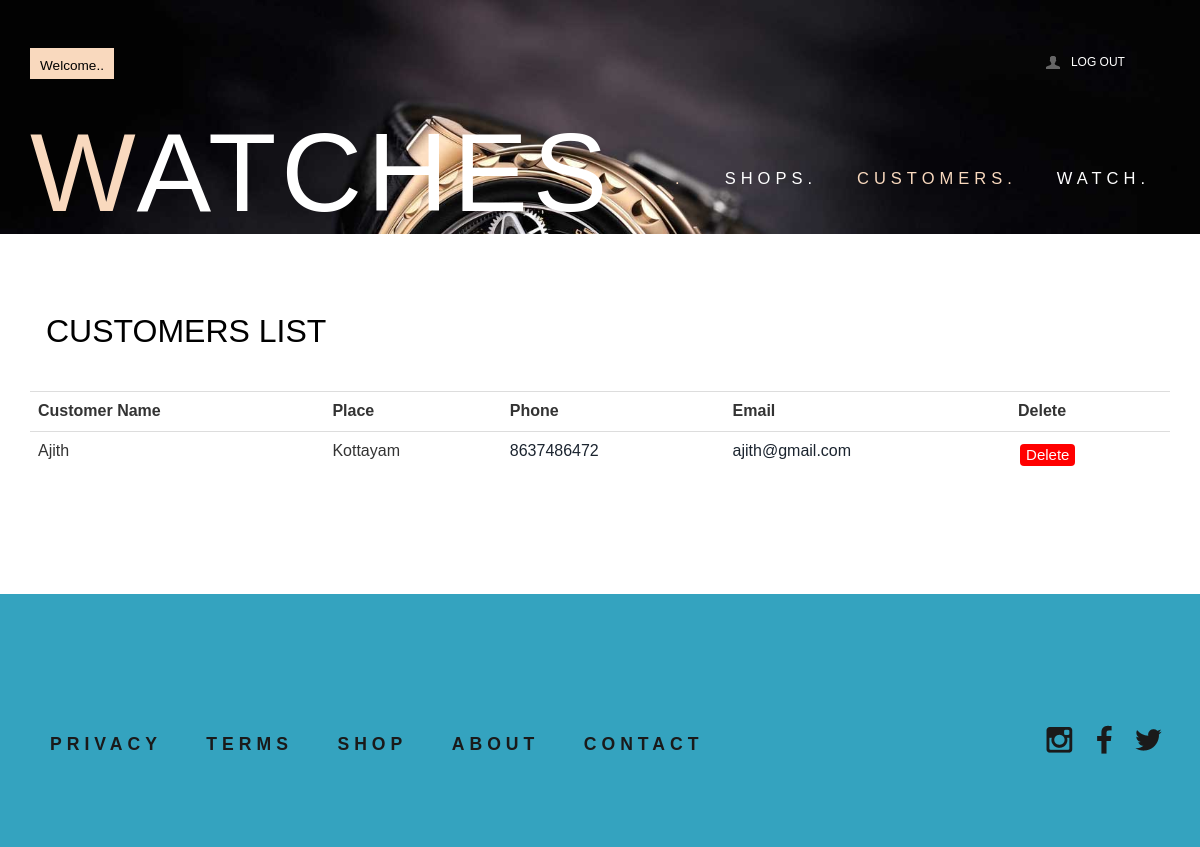
The page /customers.php on the database its author committed.
### tables this page shows
CREATE TABLE IF NOT EXISTS `customer` (
  `custid` int NOT NULL AUTO_INCREMENT,
  `name` varchar(30) NOT NULL,
  `place` varchar(20) NOT NULL,
  `phone` bigint NOT NULL,
  `email` varchar(20) NOT NULL,
  PRIMARY KEY (`custid`)
);

### customers.php (the view, shortened to what this page needs)
<?php
include("connection.php");
?>
<!DOCTYPE HTML>
<html>
<head>
<link href="css/bootstrap.css" rel='stylesheet' type='text/css' />
<link href="css/style.css" rel='stylesheet' type='text/css' />
<link href="css/megamenu.css" rel="stylesheet" type="text/css" media="all" />
</head>
<body>
   <div class="account-in">
   	 <div class="container">
        <div class="caccount-top">
   	   <h3>Customers List</h3>
          <table class="table">
    <tr>
        <th>Customer Name</th>
        <th>Place</th>
        <th>Phone</th>
        <th>Email</th>
        <th>Delete</th>
    </tr>
    <?php
    $sql = "select * from customer";
    $re = mysqli_query($conn, $sql);
    if ($re) {
        while ($data = mysqli_fetch_assoc($re)) {
            $name = $data['name'];
            $place = $data['place'];
            $phone = $data['phone'];
            $email = $data['email'];
            echo "<tr><td>" . $name . "</td><td>" . $place . "</td><td><a href='tel:" . $phone . "'>" . $phone . "</a></td><td><a href='mailto:" . $email . "'>" . $email . "</a></td><td>";
            ?>
            <form method="POST" action="">
    <input style="background-color: #FF0000; /* Green */
        border: none;
        color: white;
        padding: 0px 6px;
        text-align: center;
        text-decoration: none;
        display: inline-block;
        font-size: 15px;
        border-radius: 4px;
        margin: 4px 2px;
        cursor: pointer;" type='submit' value='Delete' name='delete'>
            </td></tr>
            <?php
        }
    }
    ?>
</table>
    </div>
         </div>
         </div>
</body>
</html>

### css/style.css (style rules this page uses)
h4, h5, h6, h1, h2, h3 { margin-top: 0; }
ul, ol { margin: 0; }
p { margin: 0; }
html, body { font-family: 'PT Sans Narrow', sans-serif; font-size: 100%; background:#fff; }
body a { transition:0.5s all; -webkit-transition:0.5s all; -moz-transition:0.5s all; -o-transition:0.5s all; -ms-transition:0.5s all; }
.header_top_left { float:left; }
.header_top_right { float:right; width:23%; }
.box_11 { cursor: pointer; padding: 5px 10px; background: #F9D9BE; }
.box_11 h4 { border: none; color: #fff; font-size: 0.85em; margin-bottom: 0; padding: 0; }
.box_11 p { float: left; margin: 6px 0 0 0; color:#000; }
ul.header_user_info { float: left; border-right: 1px solid #55555500; width:50%; padding:0; min-height: 30px; }
ul.header_user_info a { color:#fff; }
i.user { width: 17px; height: 17px; background: url(../images/img-sprite.png) no-repeat -241px -67px; float: left; margin:6px 10px 0 5px; }
ul.header_user_info li.user_desc { display: block; font-size: 12px; text-transform: uppercase; cursor: pointer; background: #fb5c2200; -moz-transition: all 0.2s linear; -o-transition: all 0.2s linear; -webkit-transition: all 0.2s linear; transition: all 0.2s linear; float: left; margin-top:6px; }
.header_bottom { padding: 2em 0; }
.logo h1 { font-size:7em; text-transform: uppercase; margin-bottom: 0; font-family: 'Dorsa', sans-serif; letter-spacing: 5px; }
span.m_1 { color:#F9D9BE; }
.logo { float:left; }
.logo h1 a { color:#fff; }
.menu { float:right; margin: 3em 0 0 0; }
.account-in { padding:5em 0; }
.account-in h3 { font-size:2em; color: #000; padding: 0 0.5em 1em; text-transform:uppercase; }
.newsletter { text-align: center; padding:0 0 3em; }
.footer { background-color: #34a3bf; padding:5em 0; }
.cssmenu { float:left; }
.cssmenu ul { padding:0; list-style:none; }
.cssmenu ul li { display: inline-block; }
.cssmenu ul li a { color: #1a1a1a; display: block; margin: 10px 20px; text-transform: uppercase; font-size: 1.1em; font-weight: 600; letter-spacing: 5px; }
ul.social { padding:0; list-style: none; float:right; }
ul.social li:first-child { margin-left: 0; }
ul.social li { display: inline-block; margin-right: 5px; }
ul.social li a i { width:35px; height:35px; display: block; background: url(../images/img-sprite.png)no-repeat; }
ul.social li a i.instagram { background-position:-5px -4px; }
ul.social li a i.fb { background-position:-44px -5px; }
ul.social li a i.tw { background-position:-83px -6px; }
.men_banner { background: url(../images/3.jpg) no-repeat center top; background-size: cover; -webkit-background-size: cover; -moz-background-size: cover; -o-background-size: cover; min-height:225px; text-align: center; padding-top: 3em; }

### css/megamenu.css (style rules this page uses)
.megamenu { margin-bottom:0px;padding:0;width:100%;list-style:none;display:inline-block;position:relative;font-size:15px }
.megamenu li { margin-bottom:-5px;display:inline }
.megamenu>li>a { float:left;padding:8px 20px;text-decoration:none;text-transform:capitalize;font-size:1.1em; -webkit-transition: all 0.3s ease-in-out;text-transform:uppercase; -moz-transition: all 0.3s ease-in-out; -o-transition: all 0.3s ease-in-out; transition: all 0.3s ease-in-out; color:#fff; letter-spacing:5px; font-weight:400; }
.megamenu>li.active>a { color:#F9D9BE; }

### rows shown on the page
customer: name "Ajith", place "Kottayam", phone "8637486472", email "ajith@gmail.com"
